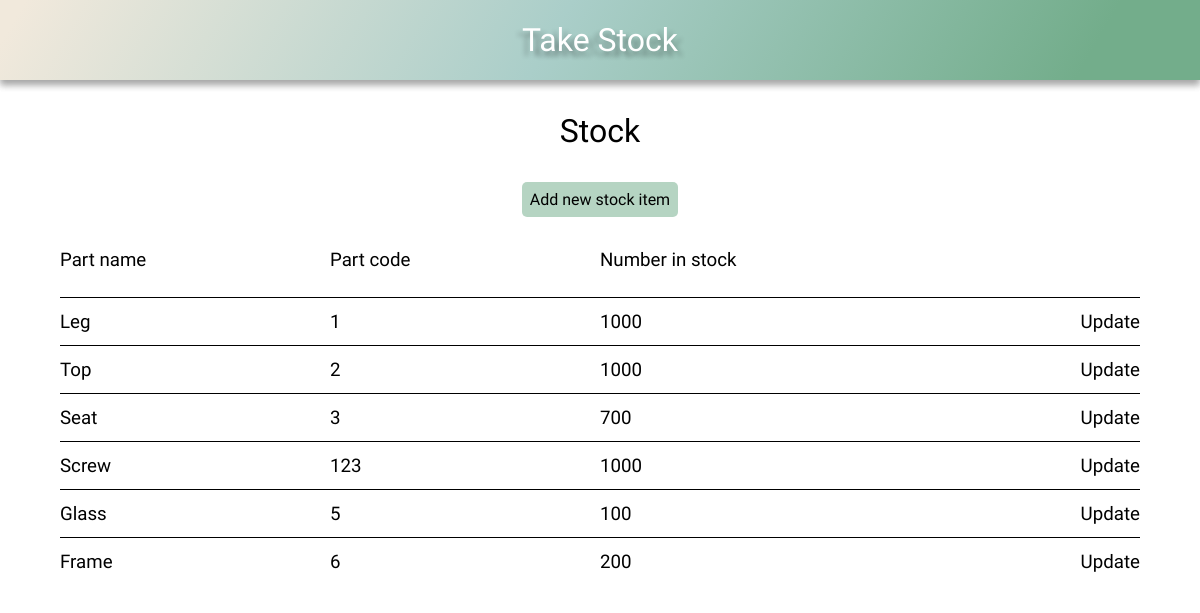
/stock/, run on the app's committed database.
### stock/models.py (models this page shows, shortened)
class Stock(models.Model):
    name = models.CharField(max_length=100)
    code = models.CharField(max_length=100)
    number_in_stock = models.IntegerField()

### stock/views.py (the view)
# urls.py: path('stock/', stock_page, name='stock'),
def stock_page(request):
    stock = Stock.objects.all()
    context = {
        'stock': stock,
    }
    return render(request, 'stock.html', context)

### stock/templates/stock.html
{% extends 'base.html' %}
{% load static %}
{% block head %}
    <link rel="stylesheet" href="{% static 'css/style.css' %}">
    <link rel="stylesheet" href="{% static 'css/grid.css' %}">
{% endblock %}
{% block content %}
    <h1>Stock</h1>
    <div class="add-new btn btn-submit btn-hover">
        <a href="{% url 'add_new_stock_part' %}">Add new stock item</a>
    </div>
    <div class="grid">
        <div class="grid-headings grid-4">
            <h3>Part name</h3>
            <h3>Part code</h3>
            <h3>Number in stock</h3>
        </div>
        {% for item in stock %}
        <div class="grid-row grid-4">
            <div class="item-name-content">
                <h3>{{ item.name }}</h3>
            </div>
            <div class="item-code-content">
                <h3>{{ item.code }}</h3>
            </div>
            <div class="item-number-content">
                <h3>{{ item.number_in_stock }}</h3>
            </div>
            <div class="update">
                <h3><a href="{% url 'update-stock' item.pk %}">Update</a></h3>
            </div>
        </div>
        {% endfor %}
    </div>
{% endblock %}

### stock/static/css/style.css (style rules this page uses)
:root { --clr-mix-calm: 120deg, #f1e9dc 2%, #aacec9, #73ad8b 90%; --shadow-s: 0 5px 7px 0 rgba(0, 0, 0, .2), 0 5px 7px 0 rgba(0, 0, 0, .2); --shadow-tl: 5px 5px 5px rgba(0, 0, 0, .2), -5px 5px 5px rgba(0, 0, 0, .2); --header-height: 5em; --hover: .522; --btn-submit: hsla(145, 26%, 56%, var(--hover)); --btn-delete: hsla(0, 58%, 86%, var(--hover)); }
*, *::before, *::after { margin: 0; padding: 0; box-sizing: border-box; text-decoration: none; list-style-type: none; color: #000000; font-family: 'Nanum Gothic', 'Gill Sans', 'Gill Sans MT', Calibri, 'Trebuchet MS', sans-serif; font-weight: 300; }
h1, .add-new { width: max-content; margin: 1em auto; }
.add-new { padding: .5em; border-radius: 5px; }
.btn { border: none; }
.btn-submit { background-color: var(--btn-submit); }

### stock/static/css/grid.css (style rules this page uses)
.grid { display: grid; min-width: 80%; max-width: 90%; margin: 2em auto; grid-auto-flow: row; grid-column: repeat(12, 1fr); }
.grid-headings { display: grid; height: 3em; }
.grid-row { display: grid; align-items: center; grid-auto-flow: column; height: 3em; border-top: 1px solid #000000; }
.grid-4 { grid-template-columns: repeat(4, 1fr); }
.update { text-align: end; }

### data on the page
Stock: name "Leg", code "1", number_in_stock "1000"
Stock: name "Top", code "2", number_in_stock "1000"
Stock: name "Seat", code "3", number_in_stock "700"
Stock: name "Screw", code "123", number_in_stock "1000"
Stock: name "Glass", code "5", number_in_stock "100"
Stock: name "Frame", code "6", number_in_stock "200"
